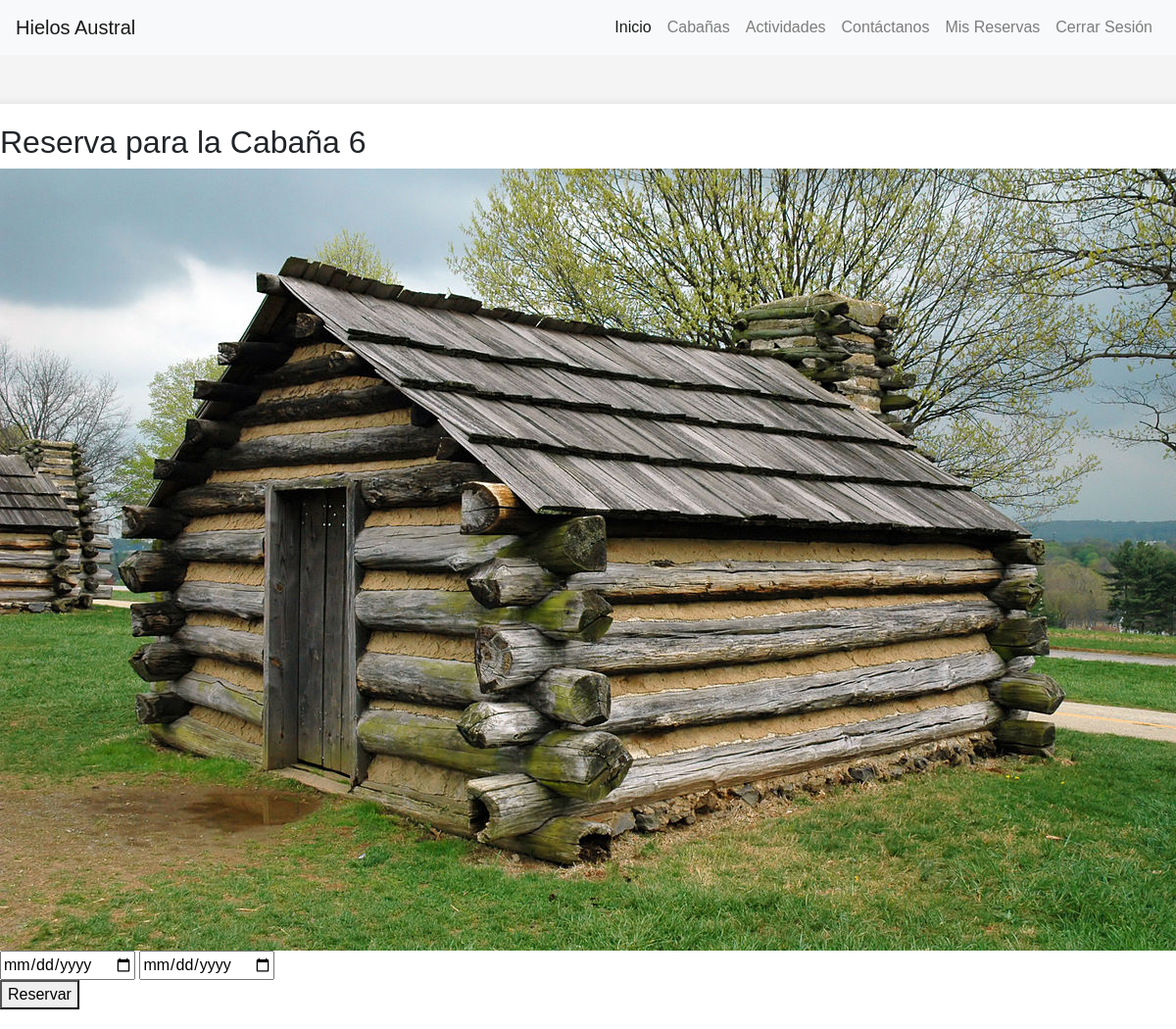
Page /cabañas/reserva/6/ (signed in) on the committed database.
### modelapp/models.py (models this page shows)
class Cabaña(models.Model):
    cabaña_id = models.AutoField(primary_key=True)
    precio = models.DecimalField(max_digits=10, decimal_places=2)
    capacidad = models.PositiveIntegerField()
    descripcion = models.TextField()
    imagen = models.ImageField(upload_to='cabañas/')

### modelapp/forms.py (shortened to what this page needs)
class ReservaForm(forms.ModelForm):
    class Meta:
        model = Reserva
        fields = ['cabaña', 'fecha_inicio', 'fecha_fin']
        widgets = {
            'fecha_inicio': forms.DateInput(attrs={'type': 'date'}),
            'fecha_fin': forms.DateInput(attrs={'type': 'date'}),
        }

### modelapp/views.py (called while the page is built)
@login_required
def reserva(request, cabaña_id):
    cabaña = get_object_or_404(Cabaña, pk=cabaña_id)
    if request.method == 'POST':
        form = ReservaForm(request.POST)
        if form.is_valid():
            nueva_reserva = form.save(commit=False)
            nueva_reserva.cliente = request.user
            nueva_reserva.cabaña = cabaña
            nueva_reserva.save()
            return redirect('web:reservas_por_cliente', cliente_id=request.user.id)
        else:
            pass
    else:
        form = ReservaForm(initial={'cabaña': cabaña})
    return render(request, 'reserva.html', {'form': form, 'cabaña': cabaña})

### templates/reserva.html (shortened to what this page needs)
{% extends 'layout.html' %}
{% block content%}
<div class="container-form">
    <form method="post" class="form">
        <h2>Reserva para la Cabaña {{ cabaña.cabaña_id }}</h2>
        <img src="{{ cabaña.imagen.url }}" alt="{{ cabaña.descripcion }}" />
        <div class="dates">
            {{ form.fecha_inicio }}
            {{ form.fecha_fin }}
        </div>
        <button type="submit">Reservar</button>
    </form>
</div>
{% endblock %}

### hielos_austral/static/css/styles.css (style rules this page uses)
body { font-family: 'Arial', sans-serif; margin: 0; padding: 0; background-color: #f4f4f4; padding-top: 56px; }
.container-form { display: flex; justify-content: center; align-items: center; background-color: #f4f4f4; margin-top: 50px; }
.form { padding: 20px; background: white; border-radius: 10px; box-shadow: 0 0 10px rgba(0, 0, 0, 0.1); }

### rows in the picture
Cabaña: cabaña_id "6", imagen (picture)
